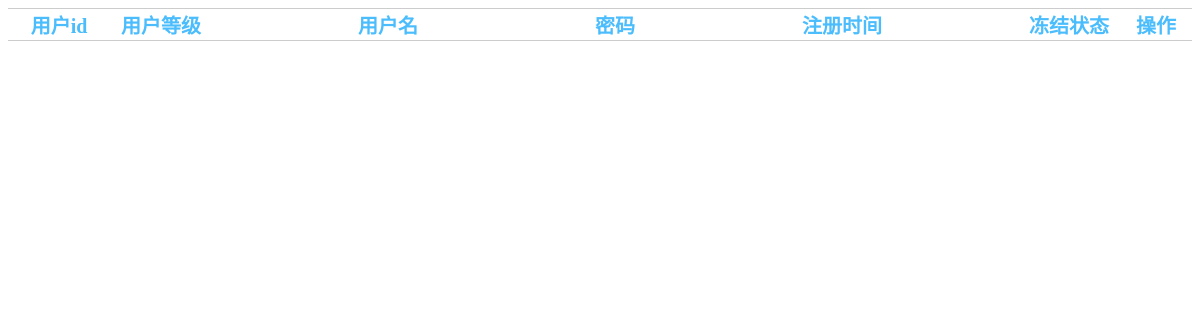
The app's page /edian/index.php/bg/userlist, older data.
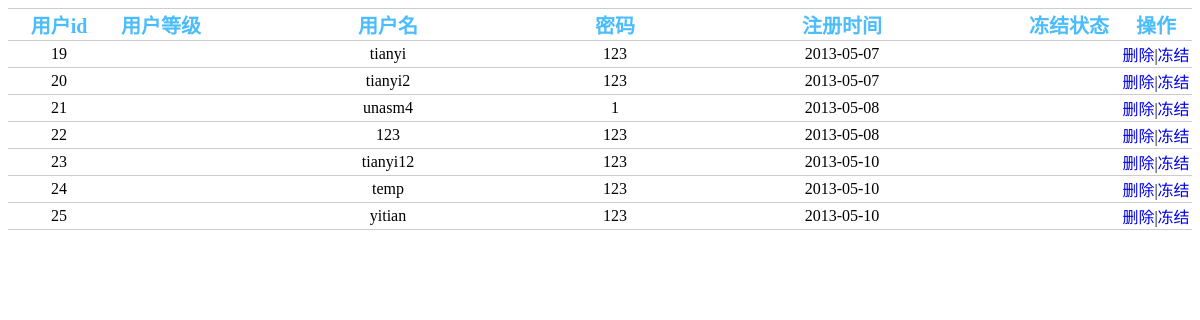
The same page, newer data.
### tables this page shows
CREATE TABLE `user` (
  `user_id` int(11) NOT NULL AUTO_INCREMENT,
  `user_name` char(40) DEFAULT NULL,
  `user_passwd` char(50) DEFAULT NULL,
  `user_type` tinyint(4) NOT NULL DEFAULT '2',
  `reg_time` date DEFAULT NULL,
  `user_photo` char(50) NOT NULL DEFAULT 'edianlogo.jpg',
  `block` tinyint(4) DEFAULT NULL,
  `last_login_time` date DEFAULT NULL,
  `email` varchar(40) DEFAULT NULL,
  `addr` varchar(200) DEFAULT NULL,
  `intro` text,
  `contract1` char(15) DEFAULT NULL,
  `contract2` char(30) DEFAULT NULL,
  `mailNum` tinyint(3) unsigned NOT NULL DEFAULT '0',
  `comNum` tinyint(3) unsigned NOT NULL DEFAULT '0',
  PRIMARY KEY (`user_id`),
  UNIQUE KEY `user_name` (`user_name`),
  KEY `user_photo` (`user_photo`),
  KEY `contra` (`contract1`)
);

### edian/application/controllers/bg/userlist.php (called while the page is built, shortened)
<?php
		class Userlist extends Ci_Controller{
				function __construct(){
						$this->load->model("mbguserlist");
				}
				function index(){
						$data['userall']=$this->mbguserlist->showuser_all();
						$this->load->view("m-bg-userlist",$data);
				}
		}
?>

### edian/index.php (called while the page is built, shortened)
<?php
require_once BASEPATH.'core/CodeIgniter.php';

### edian/application/models/mbguserlist.php (called while the page is built, shortened)
<?php
		class Mbguserlist extends Ci_Model{
				function showuser_all(){
						$sql="select * from user "				;
						$res=$this->db->query($sql);
						return $res->result();
				}
		}
?>

### edian/application/views/m-bg-userlist.php (the view, shortened to what this page needs)
<!doctype html>
<html>
	<head>
	</head>
	<body>
				<table cellspacing="0" class="mail-box">
						<tr>
							<th class="user">用户id</th>
							<th class="user">用户等级</th>
							<th class="tm">用户名</th>
							<th class="passwd">密码</th>
							<th class="data">注册时间</th>
							<th class="user">冻结状态</th>
							<th class="action">操作</th>
						</tr>
					<?php foreach($userall as $temp):?>
						<tr>
								<td class="user"><?php echo $temp->user_id?></td>
								<td class="user"><?php echo $temp->user_level?></td>
								<td class="tm"><?php echo $temp->user_name?></td>
							  <td class="passwd"><?php echo $temp->user_passwd ?></td>
								<td class="data"><?php echo $temp->reg_time?></td>
								<td class="user"><?php echo $temp->block?></td>
								<td class="data"><a href="<?=site_url("bg/userlist/userDel")."/".$temp->user_id?>">删除</a>|<a href="<?=site_url("bg/userlist/userBlock")."/".$temp->user_id?>">冻结</a></td>
					</tr>
				<?php endforeach?>
				</table>
	</body>
</html>

### edian/application/views/m-bg-userlist.php (style rules this page uses)
table { table-layout: fixed; white-space: nowrap; width: 100%; border-top: 1px solid #ccc; font-size: 16px; text-align:center; }
a { text-decoration:none; }
.mail-box th { font-size: 20px; color: #4bbdfd; border-bottom: 1px solid #ccc; }
.mail-box td { border-bottom: 1px solid #ccc; }
.mail-box .user { width: 100px; overflow:hidden; }
.mail-box .tm { overflow: hidden; text-overflow:ellipsis; }
.mail-box .action { width:70px; }
.mail-box .passwd { width:100px; }

Row changes from the older to the newer data that the page shows:
added user: user_id "19", user_name "tianyi", user_passwd "123", reg_time "2013-05-07"
added user: user_id "20", user_name "tianyi2", user_passwd "123", reg_time "2013-05-07"
added user: user_id "21", user_name "unasm4", user_passwd "1", reg_time "2013-05-08"
added user: user_id "22", user_name "123", user_passwd "123", reg_time "2013-05-08"
added user: user_id "23", user_name "tianyi12", user_passwd "123", reg_time "2013-05-10"
added user: user_id "24", user_name "temp", user_passwd "123", reg_time "2013-05-10"
added user: user_id "25", user_name "yitian", user_passwd "123", reg_time "2013-05-10"
